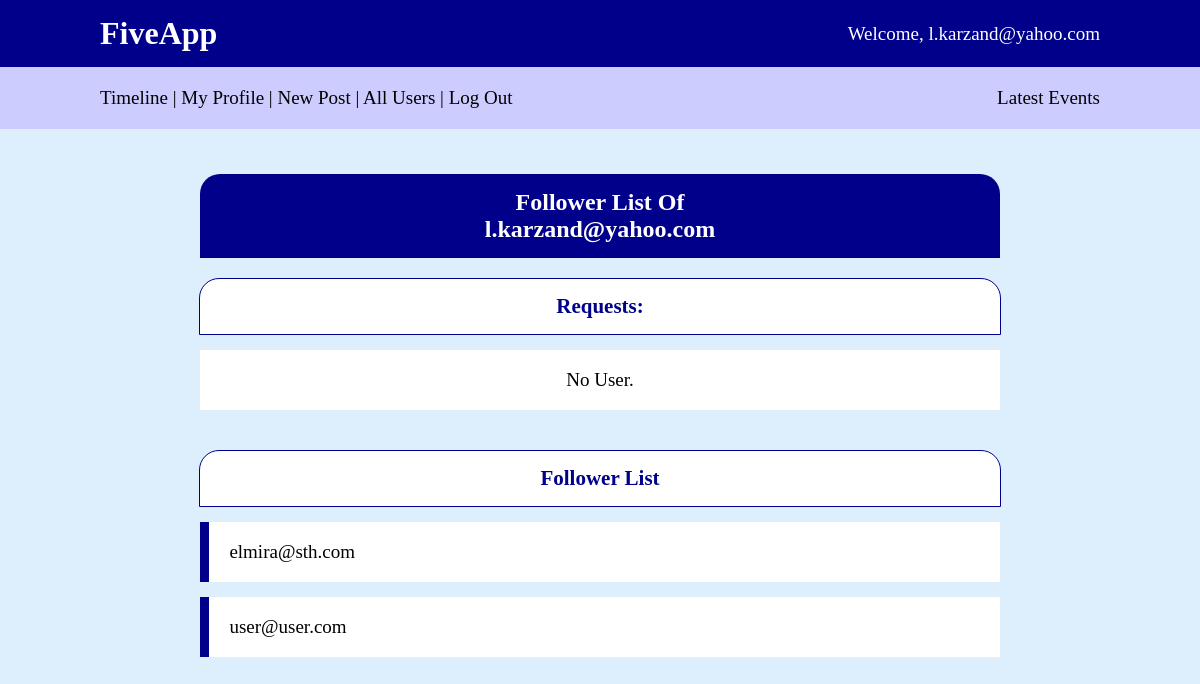
The app's page /profile/1/follow_list/?f=er (signed in) with its own data.
### apps/member/models/user.py (models this page shows, shortened)
class Member(AbstractBaseUser, PermissionsMixin):
    first_name = models.CharField('first name', max_length=150, blank=True)
    last_name = models.CharField('last name', max_length=150, blank=True)
    email = models.EmailField('email address', unique=True)  # username.
    register_time = models.DateTimeField('date joined', auto_now_add=True)
    GENDER_CHOICES = (
        ('F', 'Female'),
        ('M', 'Male'),
    )
    gender = models.CharField('Gender', max_length=1, blank=True, null=True, choices=GENDER_CHOICES)
    website = models.CharField('Website Link', max_length=50, blank=True, null=True)  # website link.
    bio = models.TextField('Biography', blank=True, null=True)
    phone_regex = RegexValidator(regex=r'09[0-3][0-9]-?[0-9]{3}-?[0-9]{4}',
                                 message="Phone number must be entered in the format: '09121234567'.\
                                  exactly 11 digits allowed.")
    phone_number = models.CharField(validators=[phone_regex], max_length=11, blank=True, null=True, unique=True)
    is_active = models.BooleanField('Active', default=False)  # false means either member has registered but hasn't
    is_superuser = models.BooleanField('Superuser', default=False)  # whether or not member has access to admin panel.
    is_staff = models.BooleanField('Staff', default=False)  # whether or not member has permission to all features and
    sms_code = models.CharField('Sms Code', max_length=4)  # used for authentication in case member chooses
    USERNAME_FIELD = 'email'
    REQUIRED_FIELDS = []
    objects = MemberManager()
    class Meta:
        verbose_name = 'member'
        verbose_name_plural = 'members'
        app_label = "member"

### apps/member/views.py (the view, shortened to what this page needs)
# urls.py: path('profile/<int:profile_user>/follow_list/', UserFollowList.as_view(), name='follow_list'),
class UserFollowList(LoginRequiredMixin, View):
    def get(self, request, profile_user):
        current_user_profile = profile_user == request.user.id
        profile_user = Member.objects.get(pk=profile_user)
        profile_user_email = profile_user.email
        profile_user_id = profile_user.id
        if request.GET.get('f') == 'er':
            if current_user_profile:
                request_objects = Follow.objects.filter(following=profile_user, request_accepted=False).values(
                    'follower')
            follow_list = Follow.objects.filter(following=profile_user, request_accepted=True).values('follower')
            title = 'Follower List'
        else:
            if current_user_profile:
                request_objects = Follow.objects.filter(follower=profile_user, request_accepted=False).values(
                    'following')
            follow_list = Follow.objects.filter(follower=profile_user, request_accepted=True).values('following')
            title = 'Following List'
        user_objects = Member.objects.filter(pk__in=follow_list)
        context = {'profile_user_email': profile_user_email,
                   'profile_user_id': profile_user_id,
                   'title': title,
                   'user_objects': user_objects,
                   'f': request.GET.get('f')}
        if current_user_profile:
            context['request_objects'] = Member.objects.filter(pk__in=request_objects)
        return render(request, 'user/user_follow_list.html', context)

### lib/templatetags/messenger_tags.py (called while the page is built)
@register.inclusion_tag('lib/latest_events.html')
def latest_events(user):
    events = Event.objects.filter(viewer=user).order_by('-date')[:5]
    return {'events': events}

@register.simple_tag
def get_title_by_comment(comment_id):
    return Comment.objects.get(pk=comment_id).post.title

@register.filter
def get_slug_by_comment(comment_id):
    return Comment.objects.get(pk=comment_id).post.slug

### apps/member/templates/user/user_follow_list.html (shortened to what this page needs)
{% extends 'base.html' %}
{% load static %}
{% block style %}
    <link rel="stylesheet" type="text/css" href="{% static 'user/user_follow_list.css' %}">
{% endblock %}
{% block body %}
    <h2>{{ title }} Of <br>{{ profile_user_email }}</h2>
    {% if profile_user_email == user.get_username %}
        <h3>Requests:</h3>
        {% if request_objects %}
            {% for user_obj in request_objects %}
                <a href="{% url 'profile' user_obj.id %}">
                    <div class="d-flex user">
                        <div class="child1"></div>
                        <div class="d-flex jc-sb child2">
                            {{ user_obj.email }}
                            {% if f == 'er' %}
                                <form class="request_form" method="post"
                                      action="{% url 'follow_list' user.id %}?f={{ f }}&request_id={{ user_obj.id }}">
                                    {% csrf_token %}
                                    <input type="submit" name="accept" value="accept" class="submit accept"><br>
                                    <input type="submit" name="decline" value="decline" class="submit decline">
                                </form>
                            {% endif %}
                        </div>
                    </div>
                </a>
            {% endfor %}
        {% else %}
            <span class="user no_user">No User.</span>
        {% endif %}
        <h3 class="second_h3">{{ title }}</h3>
    {% endif %}
    {% if user_objects %}
        {% for user_obj in user_objects %}
            <a href="{% url 'profile' user_obj.id %}">
                <div class="d-flex user">
                    <div class="child1"></div>
                    <div class="d-flex jc-sb child2">
                        {{ user_obj.email }}
                    </div>
                </div>
            </a>
        {% endfor %}
    {% else %}
        <span class="user no_user">No User.</span>
    {% endif %}
{% endblock %}

### templates/base.html (shortened to what this page needs)
{% load static %}
{% load messenger_tags %}
<!DOCTYPE html>
<html lang="en">
<head>
    {% block style %}{% endblock %}
    <link rel="stylesheet" type="text/css" href="{% static 'lib/base_style.css' %}">
</head>
<body style="margin: 0; padding: 0;">
<div style="display: flex; flex-direction: column">
    <header>
        <div class="d-flex">
            <h1>FiveApp</h1>
            <p class="fs_19">Welcome, {{ user.get_username }}</p>
        </div>
    </header>
    <nav class="d-flex fs_19">
        <div>
            <a href="{% url 'timeline' %}">Timeline</a> |
            <a href="{% url 'profile' user.id %}">My Profile</a> |
            <a href="{% url 'new_post' %}">New Post</a> |
            <a href="{% url 'users' %}">All Users</a> |
            <a href="{% url 'logout' %}">Log Out</a>
        </div>
        <div id="latest_nav">Latest Events</div>
    </nav>
    <div class="d-flex">
        <main>
            {% block body %}{% endblock %}
        </main>
    </div>
</div>
</body>
</html>

### apps/member/static/user/user_follow_list.css (style rules this page uses)
h2, h3 { width: 800px; background: darkblue; color: white; text-align: center; border-radius: 20px 20px 0 0; padding: 15px 0; }
h3 { background: white; color: darkblue; border: solid 1px darkblue; margin: 0 0 15px 0; font-size: 21px; }
.second_h3 { margin-top: 25px; }
.user { width: 800px; background: white; height: 60px; line-height: 60px; margin-bottom: 15px; font-size: 19px; }
.child1 { content: none; width: 10px; height: 60px; background: darkblue; }
.child2 { padding: 0 20px; width: 100%; }
.no_user { text-align: center; }

### templates/base.html (style rules this page uses)
html, body { height: auto; }

### records on screen
Member: get_username "l.karzand@yahoo.com", email "l.karzand@yahoo.com"
Member: email "elmira@sth.com"
Member: email "user@user.com"

### other values on screen
{{ title }} "Follower List"
